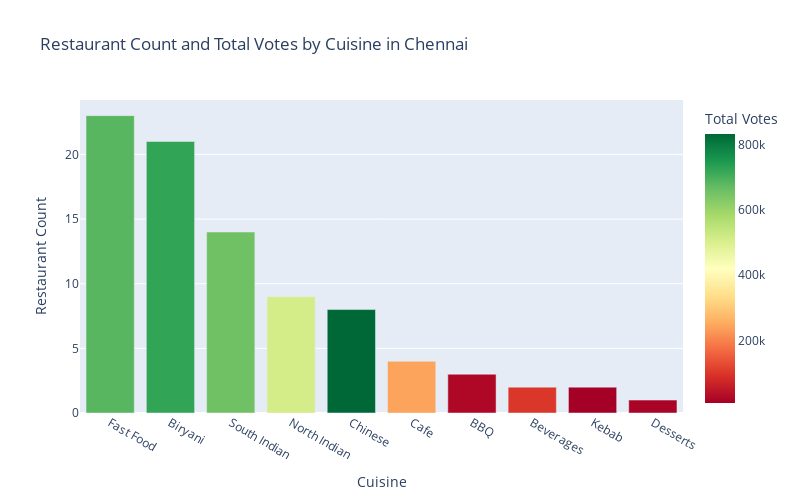

Notebook source saved alongside this figure:
### Code cell
# plot cuisine vs restaurant count with total_votes as hue

# group by cuisine and get count of restaurants
restaurant_count = df_chennai.groupby('cuisine')['restaurant_name'].nunique().reset_index()

# group by cuisine and get total votes
total_votes = df_chennai.groupby('cuisine')['total_votes'].sum().reset_index()

# merge the two dataframes on cuisine
merged_data = pd.merge(restaurant_count, total_votes, on='cuisine', how='inner')

# create the plot
fig = px.bar(merged_data, x='cuisine', y='restaurant_name', color='total_votes',
             labels={'cuisine': 'Cuisine', 'restaurant_name': 'Restaurant Count', 'total_votes': 'Total Votes'},
             title='Restaurant Count and Total Votes by Cuisine in Chennai',
             color_continuous_scale='RdYlGn')

# order in descending
fig.update_xaxes(categoryorder='total descending')

# set the plot size
fig.update_layout(width=800, height=500)

# show the plot
fig.show()

### Figure 1 — Plotly figure (JSON) as saved in the notebook; plotly's stock layout.template omitted (floating-point values rounded to 4 significant figures)
{"data": [{"alignmentgroup": "True", "hovertemplate": "Cuisine=%{x}<br>Restaurant Count=%{y}<br>Total Votes=%{marker.color}<extra></extra>", "legendgroup": "", "marker": {"color": [22265, 98664, 723945, 242605, 833073, 14024, 683814, 7748, 510910, 654823], "coloraxis": "coloraxis", "pattern": {"shape": ""}}, "name": "", "offsetgroup": "", "orientation": "v", "showlegend": false, "textposition": "auto", "type": "bar", "x": ["BBQ", "Beverages", "Biryani", "Cafe", "Chinese", "Desserts", "Fast Food", "Kebab", "North Indian", "South Indian"], "xaxis": "x", "y": [3, 2, 21, 4, 8, 1, 23, 2, 9, 14], "yaxis": "y"}], "layout": {"barmode": "relative", "coloraxis": {"colorbar": {"title": {"text": "Total Votes"}}, "colorscale": [[0, "rgb(165,0,38)"], [0.1, "rgb(215,48,39)"], [0.2, "rgb(244,109,67)"], [0.3, "rgb(253,174,97)"], [0.4, "rgb(254,224,139)"], [0.5, "rgb(255,255,191)"], [0.6, "rgb(217,239,139)"], [0.7, "rgb(166,217,106)"], [0.8, "rgb(102,189,99)"], [0.9, "rgb(26,152,80)"], [1, "rgb(0,104,55)"]]}, "height": 500, "legend": {"tracegroupgap": 0}, "title": {"text": "Restaurant Count and Total Votes by Cuisine in Chennai"}, "width": 800, "xaxis": {"anchor": "y", "autorange": true, "categoryorder": "total descending", "domain": [0, 1], "range": [-0.5, 9.5], "title": {"text": "Cuisine"}, "type": "category"}, "yaxis": {"anchor": "x", "autorange": true, "domain": [0, 1], "range": [0, 24.21], "title": {"text": "Restaurant Count"}, "type": "linear"}}}
